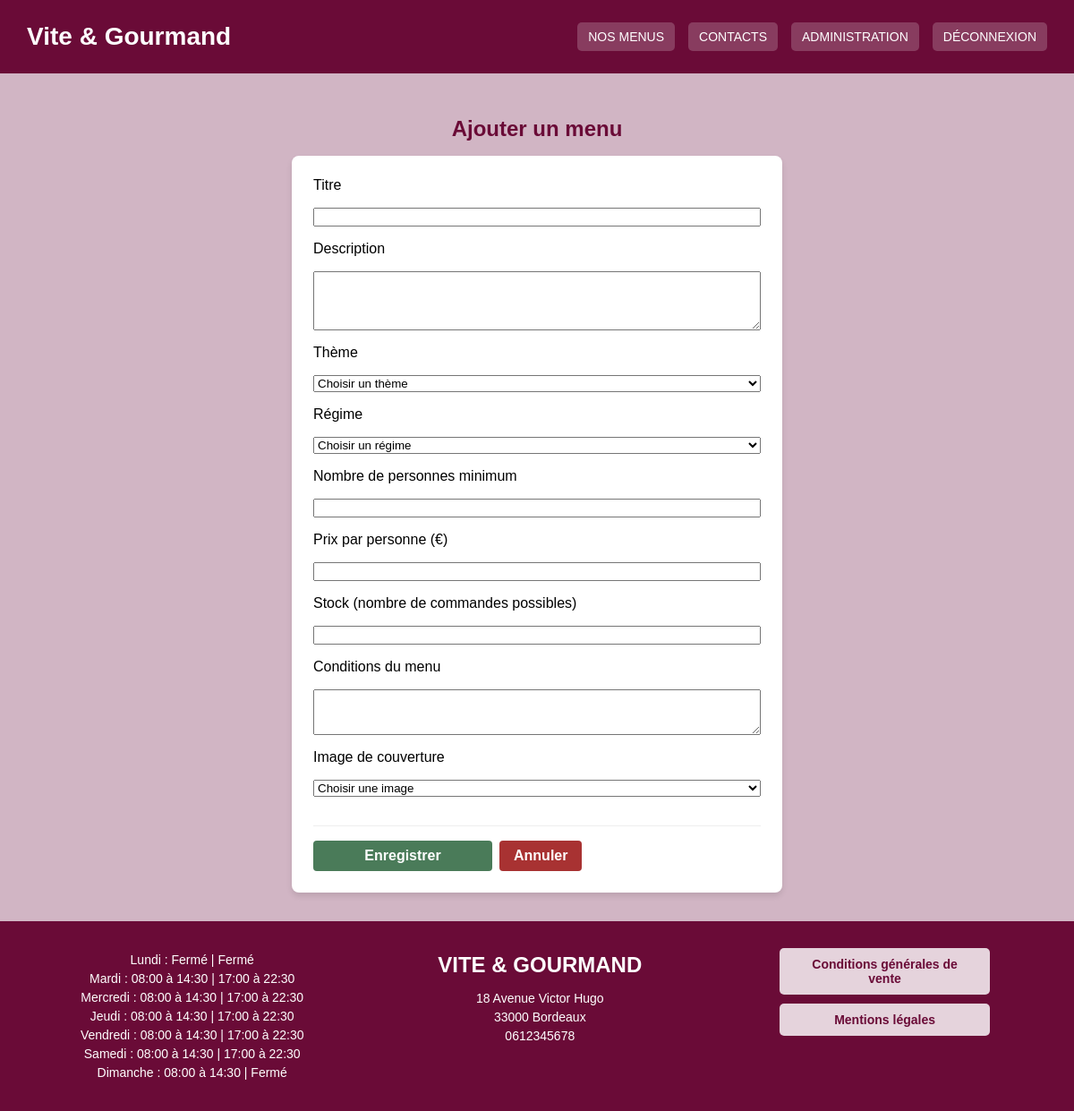
Page /modifier_menu.php (signed in) on the committed database.
### tables this page shows
CREATE TABLE horaires (
    id INT AUTO_INCREMENT PRIMARY KEY,
    jour VARCHAR(20) NOT NULL,
    ouverture_matin TIME,
    fermeture_matin TIME,
    ouverture_soir TIME,
    fermeture_soir TIME,
    est_ferme BOOLEAN DEFAULT FALSE
);

### modifier_menu.php (the view, shortened to what this page needs)
<?php
require_once 'includes/Menus.php';
$menu = [
    'id' => '',
    'titre' => '',
    'description' => '',
    'theme_id' => '',
    'regime_id' => '',
    'nombre_personne_minimum' => '',
    'prix_par_personne' => '',
    'quantite_restante' => '',
    'conditions' => '',
    'image_url' => ''
];
$titre_page = 'Ajouter un menu';
?>
<!DOCTYPE html>
<html lang="fr">
<head>
    <link rel="stylesheet" href="css/style.css">
</head>
<body>
    <?php include_once 'includes/header.php'; ?>
    <main class="page-modifier-horaire">
        <h1><?php echo htmlspecialchars($titre_page); ?></h1>
        <form action="traitement_menu.php" method="POST" class="formulaire-horaire formulaire-menu">
            <label for="titre">Titre</label>
            <input type="text" id="titre" name="titre" maxlength="100" value="<?php echo htmlspecialchars($menu['titre']); ?>" required>
            <label for="description">Description</label>
            <textarea id="description" name="description" rows="4" required><?php echo htmlspecialchars($menu['description']); ?></textarea>
            <label for="theme_id">Thème</label>
            <select id="theme_id" name="theme_id" required>
                <option value="">Choisir un thème</option>
            </select>
            <label for="regime_id">Régime</label>
            <select id="regime_id" name="regime_id" required>
                <option value="">Choisir un régime</option>
            </select>
            <label for="nombre_personne_minimum">Nombre de personnes minimum</label>
            <input type="number" id="nombre_personne_minimum" name="nombre_personne_minimum" min="1" value="<?php echo htmlspecialchars($menu['nombre_personne_minimum']); ?>" required>
            <label for="prix_par_personne">Prix par personne (€)</label>
            <input type="number" id="prix_par_personne" name="prix_par_personne" min="0.01" step="0.01" value="<?php echo htmlspecialchars($menu['prix_par_personne']); ?>" required>
            <label for="quantite_restante">Stock (nombre de commandes possibles)</label>
            <input type="number" id="quantite_restante" name="quantite_restante" min="0" value="<?php echo htmlspecialchars($menu['quantite_restante']); ?>" required>
            <label for="conditions">Conditions du menu</label>
            <textarea id="conditions" name="conditions" rows="3" required><?php echo htmlspecialchars($menu['conditions']); ?></textarea>
            <label for="image_url">Image de couverture</label>
            <select id="image_url" name="image_url" required>
                <option value="">Choisir une image</option>
            </select>
            <div class="actions-horaires">
                <button type="submit" class="btn-valider">Enregistrer</button>
                <a href="admin.php#menus" class="btn-refuser">Annuler</a>
            </div>
        </form>
    </main>
    <?php include_once 'includes/footer.php'; ?>
</body>
</html>

### includes/footer.php (shortened to what this page needs)
<?php
$sql = "SELECT * FROM horaires";
$requete = $pdo->query($sql);
$horaires = $requete->fetchAll(PDO::FETCH_ASSOC);
?>
<footer class="pied-de-page">
    <div class="footer-horaires">
      <?php foreach ($horaires as $ligne) {
    if ($ligne['ouverture_matin'] == null) {
        $matin = "Fermé";
    } else {
        $matin = substr($ligne['ouverture_matin'], 0, 5) . ' à ' . substr($ligne['fermeture_matin'], 0, 5);
    }
    if ($ligne['ouverture_soir'] == null) {
        $soir = "Fermé";
    } else {
        $soir = substr($ligne['ouverture_soir'], 0, 5) . ' à ' . substr($ligne['fermeture_soir'], 0, 5);
    }
?>
    <p>
        <?php echo $ligne['jour']; ?> : <?php echo $matin; ?> | <?php echo $soir; ?>
    </p>
<?php } ?>
    </div>
    <div class="footer-contact">
        <p class="footer-titre">VITE & GOURMAND</p>
        <p>18 Avenue Victor Hugo</p>
        <p>33000 Bordeaux</p>
        <p>0612345678</p>
    </div>
    <div class="footer-liens">
        <a href="cgv.php">Conditions générales de vente</a>
        <a href="mentions_legales.php">Mentions légales</a>
    </div>
</footer>

### css/style.css (style rules this page uses)
body { margin: 0; font-family: Arial, sans-serif; }
.btn-valider { background-color: #4A7B59; color: white; border: none; border-radius: 5px; padding: 10px 40px; font-size: 16px; cursor: pointer; width: 100%; max-width: 200px; }
.pied-de-page { background-color: #6a0b37; color: white; display: flex; flex-direction: column; padding: 30px; gap: 30px; text-align: center; font-size: 14px; }
.footer-horaires p, .footer-contact p { margin: 5px 0; }
.footer-titre { font-size: 24px; font-weight: bold; margin-bottom: 15px !important; }
.footer-liens { display: flex; flex-direction: column; gap: 10px; align-items: center; }
.footer-liens a { color: #6a0b37; background-color: #e5d3dc; padding: 10px 20px; text-decoration: none; border-radius: 5px; font-weight: bold; width: 80%; text-align: center; }
@media (min-width: 768px) { .pied-de-page { flex-direction: row; justify-content: space-around; align-items: flex-start; text-align: center; } }
.actions-commande, .actions-employe, .actions-menu, .actions-avis, .actions-horaires { display: flex; gap: 0.5rem; flex-wrap: wrap; margin-top: 1rem; border-top: 1px solid #eee; padding-top: 1rem; }
.btn-modifier, .btn-valider, .btn-ajouter { background-color: #4A7B59; color: white; border: none; padding: 0.5rem 1rem; border-radius: 4px; cursor: pointer; font-weight: bold; }
.btn-supprimer, .btn-refuser { background-color: #a83232; color: white; border: none; padding: 0.5rem 1rem; border-radius: 4px; cursor: pointer; font-weight: bold; }
.page-modifier-horaire { background-color: #d1b5c4; padding: 2rem 1rem; min-height: 60vh; }
.page-modifier-horaire h1 { font-size: 1.5rem; text-align: center; color: #6a0b37; }
.formulaire-horaire { background-color: white; max-width: 500px; margin: 0 auto; padding: 1.5rem; border-radius: 8px; box-shadow: 0 4px 6px rgba(0,0,0,0.1); display: flex; flex-direction: column; gap: 1rem; }
.actions-horaires a { text-decoration: none; }

### rows in the picture
horaires: jour "Lundi", ouverture_matin "Fermé", ouverture_soir "Fermé"
horaires: jour "Mardi", matin "08:00 à 14:30", soir "17:00 à 22:30"
horaires: jour "Mercredi", matin "08:00 à 14:30", soir "17:00 à 22:30"
horaires: jour "Jeudi", matin "08:00 à 14:30", soir "17:00 à 22:30"
horaires: jour "Vendredi", matin "08:00 à 14:30", soir "17:00 à 22:30"
horaires: jour "Samedi", matin "08:00 à 14:30", soir "17:00 à 22:30"
horaires: jour "Dimanche", matin "08:00 à 14:30", ouverture_soir "Fermé"

### other values in the picture
$titre_page "Ajouter un menu"
